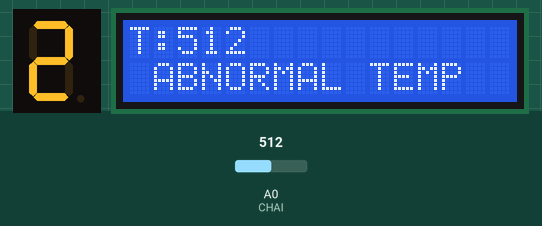
Recording of a sketch running on a simulated Arduino Uno, built with avr-gcc and run on an emulated ATmega328P. Parts: 1-digit seven-segment display, 16×2 character LCD. Wiring (inferred from the names in the program): 1-digit 7-segment display, segments lit when HIGH: segments pin 13, pin 12, pin 11, pin 10, pin 9, pin 8, pin 7. The test bench sets the inputs (shaded band); at power-on: A0 (CHAI) = 512. The segment pins are drawn as the display they are named for.

Above: at 1.2 s.
1.3 s: A0 (CHAI) set to 55
At 5.9 s:
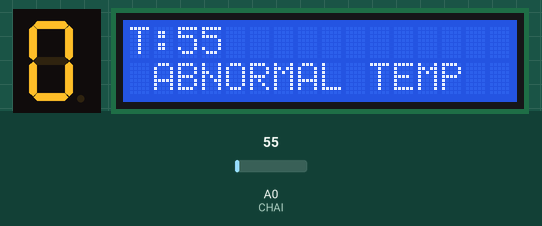
7.4 s: A0 (CHAI) set to 46
At 12.2 s:
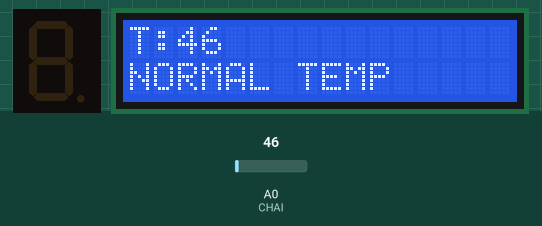
13.5 s: A0 (CHAI) set to 122
At 22.2 s:
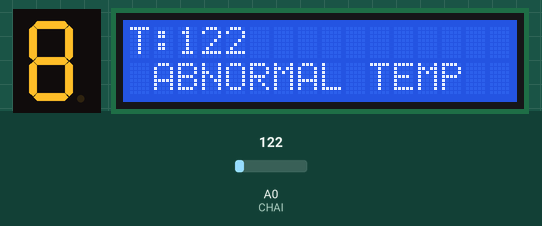
Timing chart, 0 to 23.7 s (numbered marks = the images above; inputs shaded):
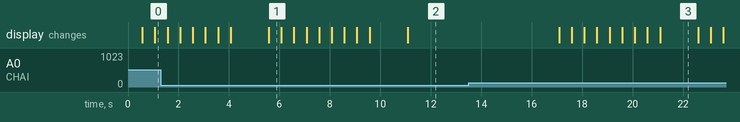

Measured:
- the behaviour switches between 51 and 50 on A0 (CHAI) (found by bisection; images 1 and 2)
- after the input at 7.4 s, the display: first differs from a run without the input after 3.7 s (image 2)
- after the input at 13.5 s, the display: first changes after 3.6 s (image 3 shows a later state)
- what the display in image 1 shows lasts 0.5 s, from 5.6 s to 6.1 s

The sketch:

7_Segmentlcd1.ino
```cpp
#include <LiquidCrystal.h>
const int rs =6, en = 5, d4 = 4, d5 = 3, d6 = 2, d7 = 1;
LiquidCrystal lcd(rs, en, d4, d5, d6, d7);

const int CHAI = A0;
int GAYATHRI;
const int A=13;
const int B=12;
const int C=11;
const int D=10;
const int E=9;
const int F=8;
const int G=7;

void setup()
{

  lcd.begin(16, 2);
  pinMode(CHAI,INPUT);

pinMode(A,OUTPUT);
pinMode(B,OUTPUT);
pinMode(C,OUTPUT);
pinMode(D,OUTPUT);
pinMode(E,OUTPUT);
pinMode(F,OUTPUT);
pinMode(G,OUTPUT);
}

void loop()

{

GAYATHRI = analogRead(CHAI);
lcd.setCursor(0,0);
lcd.print("T:");
lcd.print(GAYATHRI);
lcd.print("    ");


  if (GAYATHRI>50)
     {
      lcd.setCursor(0,1);
      lcd.print(" ABNORMAL TEMP ");
      lcd.print("                  ");

digitalWrite(A,HIGH);
digitalWrite(B,HIGH);
digitalWrite(C,HIGH);
digitalWrite(D,HIGH);
digitalWrite(E,HIGH);
digitalWrite(F,HIGH);
digitalWrite(G,LOW);
delay(500);


digitalWrite(A,LOW);
digitalWrite(B,HIGH);
digitalWrite(C,HIGH);
digitalWrite(D,LOW);
digitalWrite(E,LOW);
digitalWrite(F,LOW);
digitalWrite(G,LOW);
delay(500);

digitalWrite(A,HIGH);
digitalWrite(B,HIGH);
digitalWrite(C,LOW);
digitalWrite(D,HIGH);
digitalWrite(E,HIGH);
digitalWrite(F,LOW);
digitalWrite(G,HIGH);
delay(500);

digitalWrite(A,HIGH);
digitalWrite(B,HIGH);
digitalWrite(C,HIGH);
digitalWrite(D,HIGH);
digitalWrite(E,LOW);
digitalWrite(F,LOW);
digitalWrite(G,HIGH);
delay(500);

digitalWrite(A,LOW);
digitalWrite(B,HIGH);
digitalWrite(C,HIGH);
digitalWrite(D,LOW);
digitalWrite(E,LOW);
digitalWrite(F,HIGH);
digitalWrite(G,HIGH);
delay(500);

digitalWrite(A,HIGH);
digitalWrite(B,LOW);
digitalWrite(C,HIGH);
digitalWrite(D,HIGH);;
digitalWrite(E,LOW);
digitalWrite(F,HIGH);
digitalWrite(G,HIGH);
delay(500);

digitalWrite(A,HIGH);
digitalWrite(B,LOW);
digitalWrite(C,HIGH);
digitalWrite(D,HIGH);;
digitalWrite(E,HIGH);
digitalWrite(F,HIGH);
digitalWrite(G,HIGH);
delay(500);

digitalWrite(A,HIGH);
digitalWrite(B,HIGH);
digitalWrite(C,HIGH);
digitalWrite(D,LOW);;
digitalWrite(E,LOW);
digitalWrite(F,LOW);
digitalWrite(G,LOW);
delay(500);

digitalWrite(A,HIGH);
digitalWrite(B,HIGH);
digitalWrite(C,HIGH);
digitalWrite(D,HIGH);
digitalWrite(E,HIGH);
digitalWrite(F,HIGH);
digitalWrite(G,HIGH);
delay(500);
}


 else
 {
     lcd.setCursor(0,1);
      lcd.print("NORMAL TEMP ");
      lcd.print("                  ");


digitalWrite(A,LOW);
digitalWrite(B,LOW);
digitalWrite(C,LOW);
digitalWrite(D,LOW);
digitalWrite(E,LOW);
digitalWrite(F,LOW);
digitalWrite(G,LOW);
delay(500);

digitalWrite(A,LOW);
digitalWrite(B,LOW);
digitalWrite(C,LOW);
digitalWrite(D,LOW);
digitalWrite(E,LOW);
digitalWrite(F,LOW);
digitalWrite(G,LOW);
delay(500);

digitalWrite(A,LOW);
digitalWrite(B,LOW);
digitalWrite(C,LOW);
digitalWrite(D,LOW);
digitalWrite(E,LOW);
digitalWrite(F,LOW);
digitalWrite(G,LOW);
delay(500);


digitalWrite(A,LOW);
digitalWrite(B,LOW);
digitalWrite(C,LOW);
digitalWrite(D,LOW);
digitalWrite(E,LOW);
digitalWrite(F,LOW);
digitalWrite(G,LOW);
delay(500);

digitalWrite(A,LOW);
digitalWrite(B,LOW);
digitalWrite(C,LOW);
digitalWrite(D,LOW);
digitalWrite(E,LOW);
digitalWrite(F,LOW);
digitalWrite(G,LOW);
delay(500);

digitalWrite(A,LOW);
digitalWrite(B,LOW);
digitalWrite(C,LOW);
digitalWrite(D,LOW);
digitalWrite(E,LOW);
digitalWrite(F,LOW);
digitalWrite(G,LOW);
delay(500);

digitalWrite(A,LOW);
digitalWrite(B,LOW);
digitalWrite(C,LOW);
digitalWrite(D,LOW);
digitalWrite(E,LOW);
digitalWrite(F,LOW);
digitalWrite(G,LOW);
delay(500);

digitalWrite(A,LOW);
digitalWrite(B,LOW);
digitalWrite(C,LOW);
digitalWrite(D,LOW);
digitalWrite(E,LOW);
digitalWrite(F,LOW);
digitalWrite(G,LOW);
delay(500);

digitalWrite(A,LOW);
digitalWrite(B,LOW);
digitalWrite(C,LOW);
digitalWrite(D,LOW);
digitalWrite(E,LOW);
digitalWrite(F,LOW);
digitalWrite(G,LOW);
delay(500);

digitalWrite(A,LOW);
digitalWrite(B,LOW);
digitalWrite(C,LOW);
digitalWrite(D,LOW);
digitalWrite(E,LOW);
digitalWrite(F,LOW);
digitalWrite(G,LOW);
delay(500);
 }
 delay(1000);
}
```
